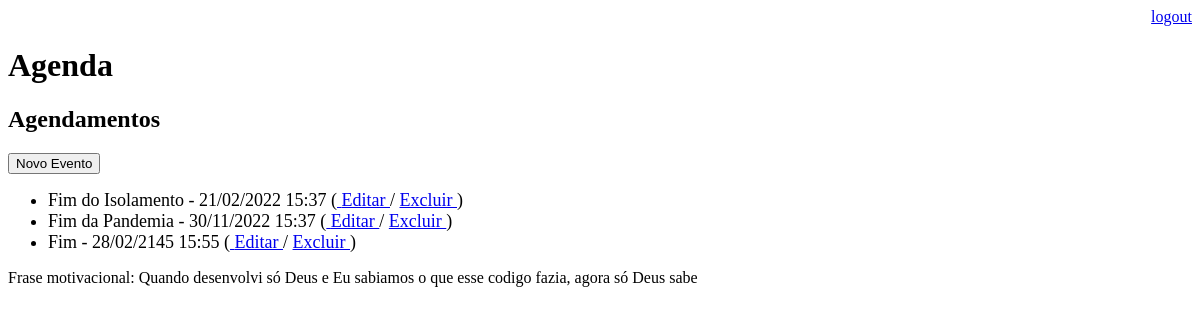
The page /agenda/ (signed in) on the database as committed earlier.
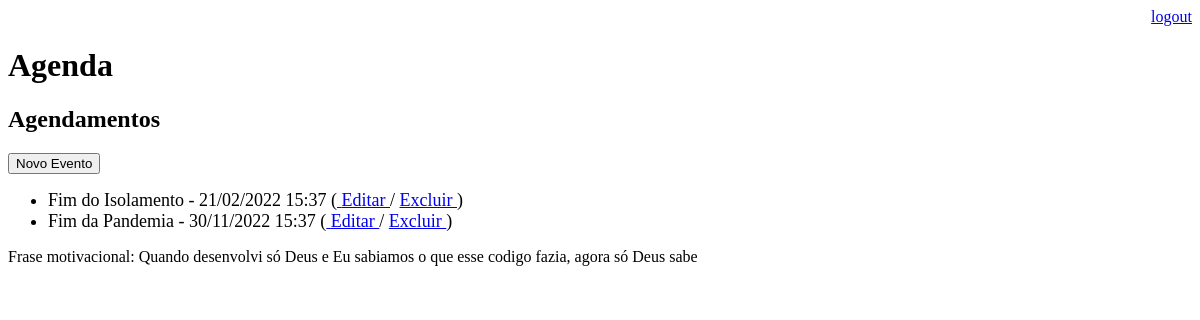
The same page on the database as committed later.
### core/models.py (models this page shows, shortened)
class Evento(models.Model):
    titulo = models.CharField(max_length=100)
    descricao = models.TextField(blank=True, null=True)
    data_evento = models.DateTimeField(verbose_name='Data do Evento')
    data_criacao = models.DateTimeField(auto_now=True)
    usuario = models.ForeignKey(User, on_delete=models.CASCADE)
    class Meta:
        db_table = 'evento'
    def get_data_criacao(self):
        return self.data_evento.strftime('%d/%m/%Y %H:%M')
    def get_evento_atrasado(self):
        if self.data_evento < datetime.now():
            return True
        else:
            return False

### core/views.py (the view)
# urls.py: path('agenda/', views.listaEventos),
@login_required(login_url='login/')
def listaEventos(request):
    usuario = request.user
    data_atual = datetime.now() - timedelta(hours=1)
    evento = Evento.objects.filter(usuario=usuario, data_evento__gt=data_atual)
    dados = {'eventos':evento}
    return render(request,'agenda.html', dados)

### templates/agenda.html (shortened to what this page needs)
{% extends "model-page.html" %}
{% block content %}
    <h2>Agendamentos</h2>
    <a href="evento/">
        <button type="button">Novo Evento</button>
    </a>
    <ul>
        {% for evento in eventos %}
            <li style="font-size: 18px ">
                <div style=>
                    {{ evento.titulo }} - {{ evento.get_data_criacao }}
                    (<a href="evento/?id={{ evento.id }}"> Editar </a>
                    / <a href="evento/delete/{{ evento.id }}"> Excluir </a>)
                </div>
            </li>
        {% endfor %}
    </ul>
{% endblock %}

Rows that differ between the two databases and show on the page:
no longer on this page (row edited): Evento: titulo "Fim", get_data_criacao "28/02/2145 15:55"
